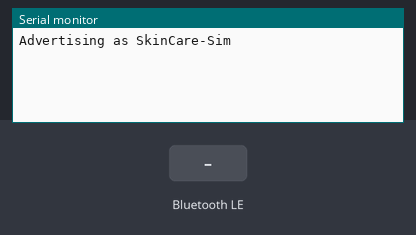
A sketch run on a simulated ESP32. Parts: the last lines printed to the serial monitor. Inputs (shaded band) come from the test bench. Nothing arrives over Bluetooth unless stated; a phone connects over Bluetooth LE 3 s after start.

Above: at 1.2 s.
1.3 s: Bluetooth LE write "1" received
At 2.3 s:
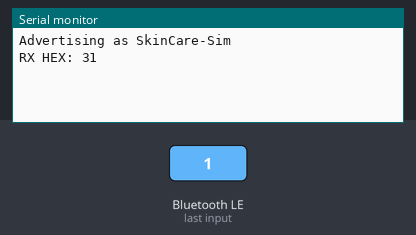
4.3 s: Bluetooth LE write "0" received
At 5.5 s:
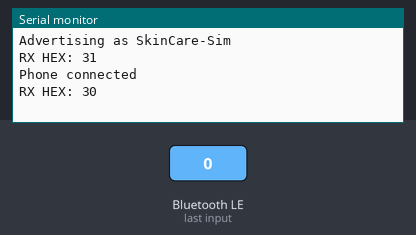
5.8 s: Bluetooth LE write "2" received
At 6.9 s:
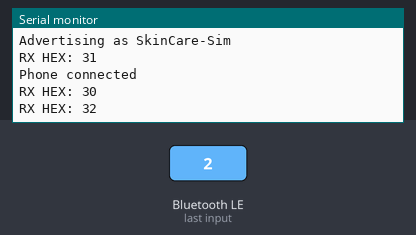

Measured:
- after the input at 1.3 s, the serial monitor: prints a new line after 0.05 s (image 1)
- after the input at 4.3 s, the serial monitor: prints a new line after 0.05 s (image 2)
- after the input at 5.8 s, the serial monitor: prints a new line after 0.05 s (image 3)

The sketch:

SkinCareSim.ino
```cpp
#include <BLEDevice.h>
#include <BLEServer.h>
#include <BLE2902.h>
#include <atomic>
#include <cstring>
#include <freertos/FreeRTOS.h>
#include <freertos/semphr.h>

constexpr char kDeviceName[] = "SkinCare-Sim";
constexpr char kServiceUuid[] = "6e400001-b5a3-f393-e0a9-e50e24dcca9e";
constexpr char kWriteUuid[] = "6e400002-b5a3-f393-e0a9-e50e24dcca9e";
constexpr char kNotifyUuid[] = "6e400003-b5a3-f393-e0a9-e50e24dcca9e";

constexpr uint8_t kReadRequestPrefix[] = {
    0x50, 0x80, 0x01, 0x04, 0x81, 0x00, 0x01,
};

BLECharacteristic* notifyChar = nullptr;
SemaphoreHandle_t notifyMutex = nullptr;
std::atomic<bool> deviceConnected{false};
std::atomic<uint8_t> battery{100};

void sendNotification(uint8_t* bytes, size_t length) {
  xSemaphoreTake(notifyMutex, portMAX_DELAY);
  if (deviceConnected.load()) {
    notifyChar->setValue(bytes, length);
    notifyChar->notify();
  }
  xSemaphoreGive(notifyMutex);
}

uint8_t frameChecksum(const char* bytes, size_t length) {
  uint8_t checksum = 0;
  for (size_t i = 1; i < length - 1; ++i) {
    checksum ^= static_cast<uint8_t>(bytes[i]);
  }
  return checksum;
}

void sendReply(uint8_t* bytes, size_t length) {
  bytes[length - 1] =
      frameChecksum(reinterpret_cast<const char*>(bytes), length);
  sendNotification(bytes, length);
}

void sendSimulatedDeviceId() {
  // Simulator-only C0 reply. Verify the field layout against a real device capture.
  // DATA uses a one-byte command length here, including C0 and the ASCII ID.
  uint8_t reply[] = {
      0x50, 0x80, 0x01, 0x0B, 0x91, 0x00, 0x08, 0xC0,
      'S', 'I', 'M', '-', '0', '0', '1', 0x00,
  };

  Serial.println("TX simulator-only C0 reply: SIM-001");
  sendReply(reply, sizeof(reply));
}

void sendSimulatedBattery() {
  const uint8_t level = battery.load();
  // Simulator-only C2 reply, with a one-byte battery percentage.
  uint8_t reply[] = {
      0x50, 0x80, 0x01, 0x05, 0x91, 0x00, 0x02, 0xC2, level, 0x00,
  };
  Serial.printf("TX simulator-only C2 reply: %u%%\n",
                static_cast<unsigned int>(level));
  sendReply(reply, sizeof(reply));
}

class ServerCallbacks : public BLEServerCallbacks {
  void onConnect(BLEServer* server) override {
    deviceConnected.store(true);
    Serial.println("Phone connected");
  }

  void onDisconnect(BLEServer* server) override {
    deviceConnected.store(false);
    Serial.println("Phone disconnected, advertising again");
    BLEDevice::startAdvertising();
  }
};

class WriteCallbacks : public BLECharacteristicCallbacks {
  void onWrite(BLECharacteristic* characteristic) override {
    auto value = characteristic->getValue();
    if (value.length() == 0) return;

    Serial.print("RX HEX:");
    for (size_t i = 0; i < value.length(); ++i) {
      Serial.printf(" %02X", static_cast<unsigned int>(
          static_cast<uint8_t>(value[i])));
    }
    Serial.println();

    constexpr size_t commandOffset = sizeof(kReadRequestPrefix);
    if (value.length() == commandOffset + 2 &&
        std::memcmp(value.c_str(), kReadRequestPrefix, commandOffset) == 0 &&
        frameChecksum(value.c_str(), value.length()) ==
            static_cast<uint8_t>(value[commandOffset + 1])) {
      switch (static_cast<uint8_t>(value[commandOffset])) {
        case 0xC0:
          sendSimulatedDeviceId();
          return;
        case 0xC2:
          sendSimulatedBattery();
          return;
      }
    }

    // Preserve the original echo for the demo's text commands.
    sendNotification(reinterpret_cast<uint8_t*>(&value[0]), value.length());
  }
};

void setup() {
  Serial.begin(115200);
  notifyMutex = xSemaphoreCreateMutex();
  if (notifyMutex == nullptr) {
    Serial.println("Could not initialize BLE notification mutex");
    return;
  }

  BLEDevice::init(kDeviceName);
  BLEServer* server = BLEDevice::createServer();
  server->setCallbacks(new ServerCallbacks());
  BLEService* service = server->createService(kServiceUuid);

  BLECharacteristic* writeChar = service->createCharacteristic(
      kWriteUuid,
      BLECharacteristic::PROPERTY_WRITE | BLECharacteristic::PROPERTY_WRITE_NR);
  writeChar->setCallbacks(new WriteCallbacks());

  notifyChar = service->createCharacteristic(
      kNotifyUuid, BLECharacteristic::PROPERTY_NOTIFY);
  notifyChar->addDescriptor(new BLE2902());

  service->start();
  BLEDevice::getAdvertising()->addServiceUUID(kServiceUuid);
  BLEDevice::startAdvertising();
  Serial.printf("Advertising as %s\n", kDeviceName);
}

void loop() {
  if (deviceConnected.load()) {
    char status[32];
    const int level = battery.load();
    snprintf(status, sizeof(status), "STATUS:battery=%d", level);
    sendNotification(reinterpret_cast<uint8_t*>(status), strlen(status));
    battery.store(level > 0 ? level - 1 : 100);
  }
  delay(2000);
}
```
